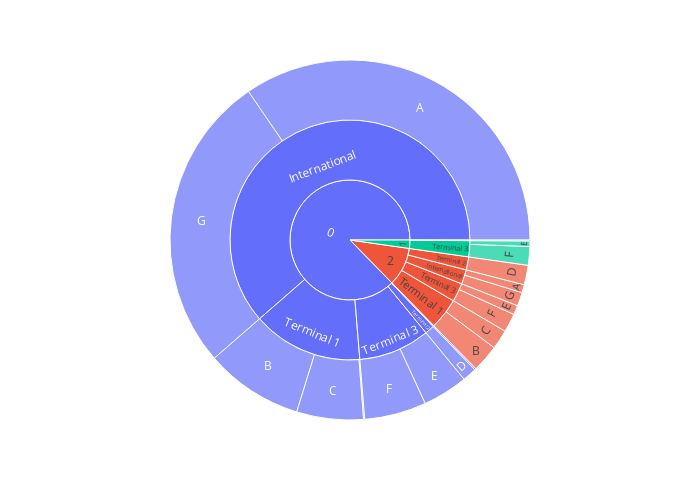

Source (notebook cell):
### Code cell
fig=px.sunburst(df,path=['cluster','Terminal','Boarding Area'])
fig.update_layout(width=700, height=500)
fig.show()

### Figure 1 — Plotly figure (JSON) as saved in the notebook; plotly's stock layout.template omitted (floating-point values rounded to 4 significant figures)
{"data": [{"branchvalues": "total", "domain": {"x": [0, 1], "y": [0, 1]}, "hovertemplate": "labels=%{label}<br>count=%{value}<br>parent=%{parent}<br>id=%{id}<extra></extra>", "ids": ["0/International/A", "2/International/A", "0/Terminal 1/A", "0/Terminal 1/B", "2/Terminal 1/B", "0/Terminal 1/C", "2/Terminal 1/C", "0/Terminal 2/D", "1/Terminal 2/D", "2/Terminal 2/D", "0/Terminal 3/E", "1/Terminal 3/E", "2/Terminal 3/E", "0/Terminal 3/F", "1/Terminal 3/F", "2/Terminal 3/F", "0/International/G", "2/International/G", "0/Other/Other", "0/International", "2/International", "0/Other", "0/Terminal 1", "2/Terminal 1", "0/Terminal 2", "1/Terminal 2", "2/Terminal 2", "0/Terminal 3", "1/Terminal 3", "2/Terminal 3", "0", "1", "2"], "labels": ["A", "A", "A", "B", "B", "C", "C", "D", "D", "D", "E", "E", "E", "F", "F", "F", "G", "G", "Other", "International", "International", "Other", "Terminal 1", "Terminal 1", "Terminal 2", "Terminal 2", "Terminal 2", "Terminal 3", "Terminal 3", "Terminal 3", "0", "1", "2"], "level": "dc3774", "name": "", "parents": ["0/International", "2/International", "0/Terminal 1", "0/Terminal 1", "2/Terminal 1", "0/Terminal 1", "2/Terminal 1", "0/Terminal 2", "1/Terminal 2", "2/Terminal 2", "0/Terminal 3", "1/Terminal 3", "2/Terminal 3", "0/Terminal 3", "1/Terminal 3", "2/Terminal 3", "0/International", "2/International", "0/Other", "0", "2", "0", "0", "2", "0", "1", "2", "0", "1", "2", "", "", ""], "type": "sunburst", "values": [6524, 135, 20, 1663, 465, 1131, 331, 238, 16, 332, 766, 93, 158, 1050, 316, 316, 5073, 231, 27, 11597, 366, 27, 2814, 796, 238, 16, 332, 1816, 409, 474, 16492, 425, 1968]}], "layout": {"height": 500, "legend": {"tracegroupgap": 0}, "margin": {"t": 60}, "width": 700}}
